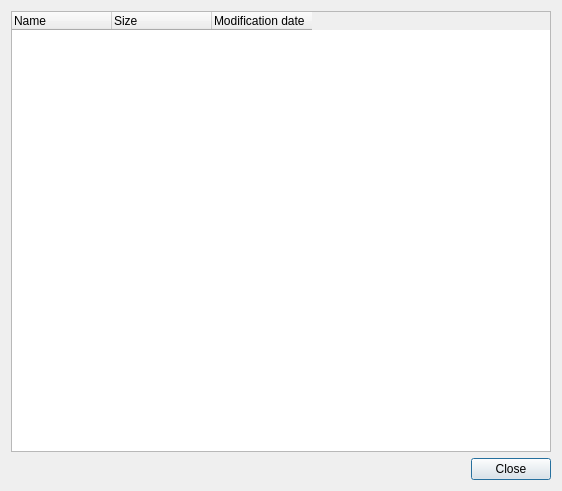
<?xml version="1.0" encoding="UTF-8"?>
<ui version="4.0">
 <class>zpContent</class>
 <widget class="QDialog" name="zpContent">
  <property name="geometry">
   <rect>
    <x>0</x>
    <y>0</y>
    <width>562</width>
    <height>491</height>
   </rect>
  </property>
  <property name="windowTitle">
   <string>Dialog</string>
  </property>
  <layout class="QVBoxLayout" name="verticalLayout">
   <item>
    <widget class="QTableWidget" name="infoTable">
     <property name="minimumSize">
      <size>
       <width>0</width>
       <height>0</height>
      </size>
     </property>
     <column>
      <property name="text">
       <string>Name</string>
      </property>
      <property name="textAlignment">
       <set>AlignLeading|AlignVCenter</set>
      </property>
     </column>
     <column>
      <property name="text">
       <string>Size</string>
      </property>
      <property name="textAlignment">
       <set>AlignLeading|AlignVCenter</set>
      </property>
     </column>
     <column>
      <property name="text">
       <string>Modification date</string>
      </property>
      <property name="textAlignment">
       <set>AlignLeading|AlignVCenter</set>
      </property>
     </column>
    </widget>
   </item>
   <item>
    <layout class="QHBoxLayout" name="horizontalLayout_2">
     <item>
      <spacer name="horizontalSpacer">
       <property name="orientation">
        <enum>Qt::Horizontal</enum>
       </property>
       <property name="sizeHint" stdset="0">
        <size>
         <width>40</width>
         <height>20</height>
        </size>
       </property>
      </spacer>
     </item>
     <item>
      <widget class="QPushButton" name="CloseB">
       <property name="text">
        <string>Close</string>
       </property>
      </widget>
     </item>
    </layout>
   </item>
  </layout>
 </widget>
 <resources/>
 <connections/>
</ui>
